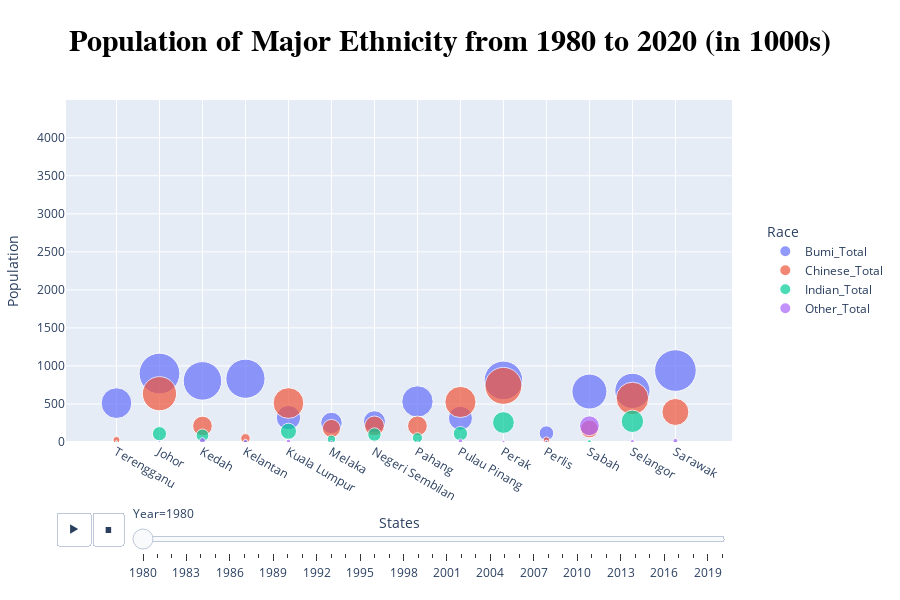

Notebook code for this chart:
### Code cell
# melt the data to long format
pop_state_melted = pop_state.melt(
    id_vars=['Year', 'State'],
    value_vars=['Bumi_Total', 'Chinese_Total', 'Indian_Total', 'Other_Total'],
    var_name='Race', 
    value_name='Population'
)

max_population = pop_state_melted['Population'].max()

fig = px.scatter (
    pop_state_melted, 
    x='State', 
    y='Population', 
    size='Population',
    size_max=60,
    color='Race',
    animation_frame='Year', 
    range_y=[0, max_population + 600],  # Increase the upper limit
    labels = {'Population': 'Population', 'State': 'States'}
)

fig.update_layout(
    showlegend=True,
    height=600,
    margin=dict(t=100, b=50, l=50, r=60),
    title= 'Population of Major Ethnicity from 1980 to 2020 (in 1000s)',
    title_font=dict(size=30, family='Arial', weight='bold', color='black'),
    title_x= 0.5, 
    title_y= 0.95,
    legend=dict(
        orientation="v",  # Vertical orientation
        yanchor="middle",  # Anchor to the middle of the legend
        y=0.5,  # Position the legend in the middle vertically
        xanchor="left",  # Anchor to the left of the legend
        x=1.05  # Position it slightly outside the right side of the frame
    )
)

fig.show()

### Figure 1 — Plotly figure (JSON) as saved in the notebook; plotly's stock layout.template omitted (floating-point values rounded to 4 significant figures)
{"data": [{"hovertemplate": "Race=Bumi_Total<br>Year=1980<br>States=%{x}<br>Population=%{marker.size}<extra></extra>", "legendgroup": "Bumi_Total", "marker": {"color": "#636efa", "size": [510.9, 899.7, 803.4, 831.7, 320.6, 249.6, 265.3, 532.9, 312.9, 809.4, 116.2, 663.1, 672, 939.1], "sizemode": "area", "sizeref": 1.082, "symbol": "circle"}, "mode": "markers", "name": "Bumi_Total", "orientation": "v", "showlegend": true, "type": "scatter", "x": ["Terengganu", "Johor", "Kedah", "Kelantan", "Kuala Lumpur", "Melaka", "Negeri Sembilan", "Pahang", "Pulau Pinang", "Perak", "Perlis", "Sabah", "Selangor", "Sarawak"], "xaxis": "x", "y": [510.9, 899.7, 803.4, 831.7, 320.6, 249.6, 265.3, 532.9, 312.9, 809.4, 116.2, 663.1, 672, 939.1], "yaxis": "y"}, {"hovertemplate": "Race=Chinese_Total<br>Year=1980<br>States=%{x}<br>Population=%{marker.size}<extra></extra>", "legendgroup": "Chinese_Total", "marker": {"color": "#EF553B", "size": [26.9, 634.7, 210.3, 48.3, 512.1, 178.2, 211.6, 211.5, 526.1, 738, 24, 171.1, 572.6, 394.7], "sizemode": "area", "sizeref": 1.082, "symbol": "circle"}, "mode": "markers", "name": "Chinese_Total", "orientation": "v", "showlegend": true, "type": "scatter", "x": ["Terengganu", "Johor", "Kedah", "Kelantan", "Kuala Lumpur", "Melaka", "Negeri Sembilan", "Pahang", "Pulau Pinang", "Perak", "Perlis", "Sabah", "Selangor", "Sarawak"], "xaxis": "x", "y": [26.9, 634.7, 210.3, 48.3, 512.1, 178.2, 211.6, 211.5, 526.1, 738, 24, 171.1, 572.6, 394.7], "yaxis": "y"}, {"hovertemplate": "Race=Indian_Total<br>Year=1980<br>States=%{x}<br>Population=%{marker.size}<extra></extra>", "legendgroup": "Indian_Total", "marker": {"color": "#00cc96", "size": [2.7, 109.3, 87.4, 6.7, 140.8, 35.7, 98, 55.8, 110.3, 256, 4.2, 7.2, 271.8, 3.7], "sizemode": "area", "sizeref": 1.082, "symbol": "circle"}, "mode": "markers", "name": "Indian_Total", "orientation": "v", "showlegend": true, "type": "scatter", "x": ["Terengganu", "Johor", "Kedah", "Kelantan", "Kuala Lumpur", "Melaka", "Negeri Sembilan", "Pahang", "Pulau Pinang", "Perak", "Perlis", "Sabah", "Selangor", "Sarawak"], "xaxis": "x", "y": [2.7, 109.3, 87.4, 6.7, 140.8, 35.7, 98, 55.8, 110.3, 256, 4.2, 7.2, 271.8, 3.7], "yaxis": "y"}, {"hovertemplate": "Race=Other_Total<br>Year=1980<br>States=%{x}<br>Population=%{marker.size}<extra></extra>", "legendgroup": "Other_Total", "marker": {"color": "#ab63fa", "size": [1.2, 2.5, 18.8, 8.9, 9.6, 3.3, 1.7, 1.7, 11.5, 4.2, 4.2, 213.6, 7.8, 13.7], "sizemode": "area", "sizeref": 1.082, "symbol": "circle"}, "mode": "markers", "name": "Other_Total", "orientation": "v", "showlegend": true, "type": "scatter", "x": ["Terengganu", "Johor", "Kedah", "Kelantan", "Kuala Lumpur", "Melaka", "Negeri Sembilan", "Pahang", "Pulau Pinang", "Perak", "Perlis", "Sabah", "Selangor", "Sarawak"], "xaxis": "x", "y": [1.2, 2.5, 18.8, 8.9, 9.6, 3.3, 1.7, 1.7, 11.5, 4.2, 4.2, 213.6, 7.8, 13.7], "yaxis": "y"}], "layout": {"height": 600, "legend": {"itemsizing": "constant", "orientation": "v", "title": {"text": "Race"}, "tracegroupgap": 0, "x": 1.05, "xanchor": "left", "y": 0.5, "yanchor": "middle"}, "margin": {"b": 50, "l": 50, "r": 60, "t": 100}, "showlegend": true, "sliders": [{"active": 0, "currentvalue": {"prefix": "Year="}, "len": 0.9, "pad": {"b": 10, "t": 60}, "steps": [{"args": [["1980"], {"frame": {"duration": 0, "redraw": false}, "fromcurrent": true, "mode": "immediate", "transition": {"duration": 0, "easing": "linear"}}], "label": "1980", "method": "animate"}, {"args": [["1981"], {"frame": {"duration": 0, "redraw": false}, "fromcurrent": true, "mode": "immediate", "transition": {"duration": 0, "easing": "linear"}}], "label": "1981", "method": "animate"}, {"args": [["1982"], {"frame": {"duration": 0, "redraw": false}, "fromcurrent": true, "mode": "immediate", "transition": {"duration": 0, "easing": "linear"}}], "label": "1982", "method": "animate"}, {"args": [["1983"], {"frame": {"duration": 0, "redraw": false}, "fromcurrent": true, "mode": "immediate", "transition": {"duration": 0, "easing": "linear"}}], "label": "1983", "method": "animate"}, {"args": [["1984"], {"frame": {"duration": 0, "redraw": false}, "fromcurrent": true, "mode": "immediate", "transition": {"duration": 0, "easing": "linear"}}], "label": "1984", "method": "animate"}, {"args": [["1985"], {"frame": {"duration": 0, "redraw": false}, "fromcurrent": true, "mode": "immediate", "transition": {"duration": 0, "easing": "linear"}}], "label": "1985", "method": "animate"}, {"args": [["1986"], {"frame": {"duration": 0, "redraw": false}, "fromcurrent": true, "mode": "immediate", "transition": {"duration": 0, "easing": "linear"}}], "label": "1986", "method": "animate"}, {"args": [["1987"], {"frame": {"duration": 0, "redraw": false}, "fromcurrent": true, "mode": "immediate", "transition": {"duration": 0, "easing": "linear"}}], "label": "1987", "method": "animate"}, {"args": [["1988"], {"frame": {"duration": 0, "redraw": false}, "fromcurrent": true, "mode": "immediate", "transition": {"duration": 0, "easing": "linear"}}], "label": "1988", "method": "animate"}, {"args": [["1989"], {"frame": {"duration": 0, "redraw": false}, "fromcurrent": true, "mode": "immediate", "transition": {"duration": 0, "easing": "linear"}}], "label": "1989", "method": "animate"}, {"args": [["1990"], {"frame": {"duration": 0, "redraw": false}, "fromcurrent": true, "mode": "immediate", "transition": {"duration": 0, "easing": "linear"}}], "label": "1990", "method": "animate"}, {"args": [["1991"], {"frame": {"duration": 0, "redraw": false}, "fromcurrent": true, "mode": "immediate", "transition": {"duration": 0, "easing": "linear"}}], "label": "1991", "method": "animate"}, {"args": [["1992"], {"frame": {"duration": 0, "redraw": false}, "fromcurrent": true, "mode": "immediate", "transition": {"duration": 0, "easing": "linear"}}], "label": "1992", "method": "animate"}, {"args": [["1993"], {"frame": {"duration": 0, "redraw": false}, "fromcurrent": true, "mode": "immediate", "transition": {"duration": 0, "easing": "linear"}}], "label": "1993", "method": "animate"}, {"args": [["1994"], {"frame": {"duration": 0, "redraw": false}, "fromcurrent": true, "mode": "immediate", "transition": {"duration": 0, "easing": "linear"}}], "label": "1994", "method": "animate"}, {"args": [["1995"], {"frame": {"duration": 0, "redraw": false}, "fromcurrent": true, "mode": "immediate", "transition": {"duration": 0, "easing": "linear"}}], "label": "1995", "method": "animate"}, {"args": [["1996"], {"frame": {"duration": 0, "redraw": false}, "fromcurrent": true, "mode": "immediate", "transition": {"duration": 0, "easing": "linear"}}], "label": "1996", "method": "animate"}, {"args": [["1997"], {"frame": {"duration": 0, "redraw": false}, "fromcurrent": true, "mode": "immediate", "transition": {"duration": 0, "easing": "linear"}}], "label": "1997", "method": "animate"}, {"args": [["1998"], {"frame": {"duration": 0, "redraw": false}, "fromcurrent": true, "mode": "immediate", "transition": {"duration": 0, "easing": "linear"}}], "label": "1998", "method": "animate"}, {"args": [["1999"], {"frame": {"duration": 0, "redraw": false}, "fromcurrent": true, "mode": "immediate", "transition": {"duration": 0, "easing": "linear"}}], "label": "1999", "method": "animate"}, {"args": [["2000"], {"frame": {"duration": 0, "redraw": false}, "fromcurrent": true, "mode": "immediate", "transition": {"duration": 0, "easing": "linear"}}], "label": "2000", "method": "animate"}, {"args": [["2001"], {"frame": {"duration": 0, "redraw": false}, "fromcurrent": true, "mode": "immediate", "transition": {"duration": 0, "easing": "linear"}}], "label": "2001", "method": "animate"}, {"args": [["2002"], {"frame": {"duration": 0, "redraw": false}, "fromcurrent": true, "mode": "immediate", "transition": {"duration": 0, "easing": "linear"}}], "label": "2002", "method": "animate"}, {"args": [["2003"], {"frame": {"duration": 0, "redraw": false}, "fromcurrent": true, "mode": "immediate", "transition": {"duration": 0, "easing": "linear"}}], "label": "2003", "method": "animate"}, {"args": [["2004"], {"frame": {"duration": 0, "redraw": false}, "fromcurrent": true, "mode": "immediate", "transition": {"duration": 0, "easing": "linear"}}], "label": "2004", "method": "animate"}, {"args": [["2005"], {"frame": {"duration": 0, "redraw": false}, "fromcurrent": true, "mode": "immediate", "transition": {"duration": 0, "easing": "linear"}}], "label": "2005", "method": "animate"}, {"args": [["2006"], {"frame": {"duration": 0, "redraw": false}, "fromcurrent": true, "mode": "immediate", "transition": {"duration": 0, "easing": "linear"}}], "label": "2006", "method": "animate"}, {"args": [["2007"], {"frame": {"duration": 0, "redraw": false}, "fromcurrent": true, "mode": "immediate", "transition": {"duration": 0, "easing": "linear"}}], "label": "2007", "method": "animate"}, {"args": [["2008"], {"frame": {"duration": 0, "redraw": false}, "fromcurrent": true, "mode": "immediate", "transition": {"duration": 0, "easing": "linear"}}], "label": "2008", "method": "animate"}, {"args": [["2009"], {"frame": {"duration": 0, "redraw": false}, "fromcurrent": true, "mode": "immediate", "transition": {"duration": 0, "easing": "linear"}}], "label": "2009", "method": "animate"}, {"args": [["2010"], {"frame": {"duration": 0, "redraw": false}, "fromcurrent": true, "mode": "immediate", "transition": {"duration": 0, "easing": "linear"}}], "label": "2010", "method": "animate"}, {"args": [["2011"], {"frame": {"duration": 0, "redraw": false}, "fromcurrent": true, "mode": "immediate", "transition": {"duration": 0, "easing": "linear"}}], "label": "2011", "method": "animate"}, {"args": [["2012"], {"frame": {"duration": 0, "redraw": false}, "fromcurrent": true, "mode": "immediate", "transition": {"duration": 0, "easing": "linear"}}], "label": "2012", "method": "animate"}, {"args": [["2013"], {"frame": {"duration": 0, "redraw": false}, "fromcurrent": true, "mode": "immediate", "transition": {"duration": 0, "easing": "linear"}}], "label": "2013", "method": "animate"}, {"args": [["2014"], {"frame": {"duration": 0, "redraw": false}, "fromcurrent": true, "mode": "immediate", "transition": {"duration": 0, "easing": "linear"}}], "label": "2014", "method": "animate"}, {"args": [["2015"], {"frame": {"duration": 0, "redraw": false}, "fromcurrent": true, "mode": "immediate", "transition": {"duration": 0, "easing": "linear"}}], "label": "2015", "method": "animate"}, {"args": [["2016"], {"frame": {"duration": 0, "redraw": false}, "fromcurrent": true, "mode": "immediate", "transition": {"duration": 0, "easing": "linear"}}], "label": "2016", "method": "animate"}, {"args": [["2017"], {"frame": {"duration": 0, "redraw": false}, "fromcurrent": true, "mode": "immediate", "transition": {"duration": 0, "easing": "linear"}}], "label": "2017", "method": "animate"}, {"args": [["2018"], {"frame": {"duration": 0, "redraw": false}, "fromcurrent": true, "mode": "immediate", "transition": {"duration": 0, "easing": "linear"}}], "label": "2018", "method": "animate"}, {"args": [["2019"], {"frame": {"duration": 0, "redraw": false}, "fromcurrent": true, "mode": "immediate", "transition": {"duration": 0, "easing": "linear"}}], "label": "2019", "method": "animate"}, {"args": [["2020"], {"frame": {"duration": 0, "redraw": false}, "fromcurrent": true, "mode": "immediate", "transition": {"duration": 0, "easing": "linear"}}], "label": "2020", "method": "animate"}], "x": 0.1, "xanchor": "left", "y": 0, "yanchor": "top"}], "title": {"font": {"color": "black", "family": "Arial", "size": 30, "weight": "bold"}, "text": "Population of Major Ethnicity from 1980 to 2020 (in 1000s)", "x": 0.5, "y": 0.95}, "updatemenus": [{"buttons": [{"args": [null, {"frame": {"duration": 500, "redraw": false}, "fromcurrent": true, "mode": "immediate", "transition": {"duration": 500, "easing": "linear"}}], "label": "&#9654;", "method": "animate"}, {"args": [[null], {"frame": {"duration": 0, "redraw": false}, "fromcurrent": true, "mode": "immediate", "transition": {"duration": 0, "easing": "linear"}}], "label": "&#9724;", "method": "animate"}], "direction": "left", "pad": {"r": 10, "t": 70}, "showactive": false, "type": "buttons", "x": 0.1, "xanchor": "right", "y": 0, "yanchor": "top"}], "xaxis": {"anchor": "y", "domain": [0, 1], "title": {"text": "States"}}, "yaxis": {"anchor": "x", "domain": [0, 1], "range": [0, 4496.0], "title": {"text": "Population"}}}}
